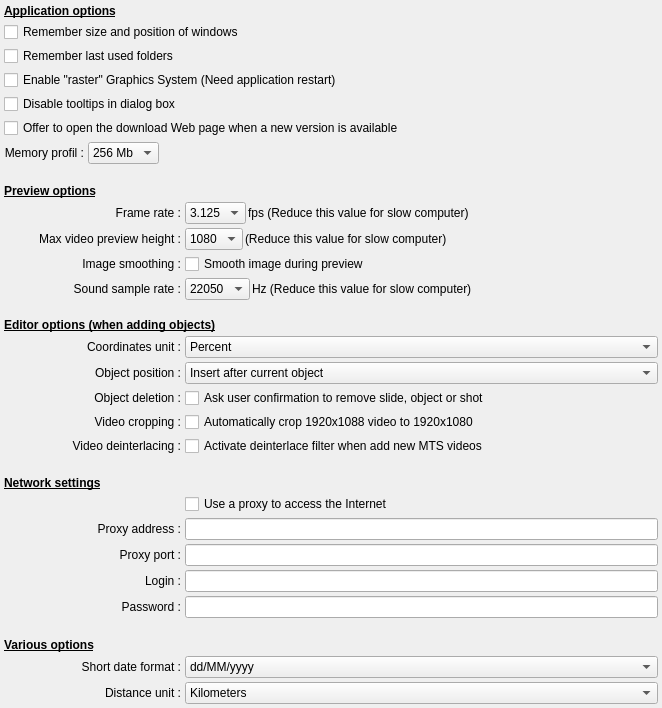
         <widget class="QWidget" name="scrollAreaWidgetContents_2">
          <property name="geometry">
           <rect>
            <x>0</x>
            <y>0</y>
            <width>662</width>
            <height>700</height>
           </rect>
          </property>
          <layout class="QGridLayout" name="gridLayout">
           <property name="leftMargin">
            <number>4</number>
           </property>
           <property name="topMargin">
            <number>4</number>
           </property>
           <property name="rightMargin">
            <number>4</number>
           </property>
           <property name="bottomMargin">
            <number>4</number>
           </property>
           <property name="spacing">
            <number>4</number>
           </property>
           <item row="29" column="0">
            <widget class="QLabel" name="label_57">
             <property name="text">
              <string>Short date format :</string>
             </property>
             <property name="alignment">
              <set>Qt::AlignRight|Qt::AlignTrailing|Qt::AlignVCenter</set>
             </property>
             <property name="buddy">
              <cstring>AppendObjectCB</cstring>
             </property>
            </widget>
           </item>
           <item row="33" column="0">
            <widget class="QLabel" name="label_61">
             <property name="text">
              <string>Distance unit :</string>
             </property>
             <property name="alignment">
              <set>Qt::AlignRight|Qt::AlignTrailing|Qt::AlignVCenter</set>
             </property>
             <property name="buddy">
              <cstring>AppendObjectCB</cstring>
             </property>
            </widget>
           </item>
           <item row="10" column="1">
            <layout class="QHBoxLayout" name="horizontalLayout_4">
             <property name="spacing">
              <number>2</number>
             </property>
             <item>
              <widget class="QComboBox" name="PreviewFrameRateCB">
               <property name="sizePolicy">
                <sizepolicy hsizetype="Preferred" vsizetype="Preferred">
                 <horstretch>0</horstretch>
                 <verstretch>0</verstretch>
                </sizepolicy>
               </property>
               <property name="toolTip">
                <string>Defines the number of images per second which will be generated to show the preview.
Note: the higher this number, the more smooth the preview will be. On the other hand, more computer resources will be required. Reduce this number on slow computers or if the gauge for your multimedia reader is frequently in the red zone.</string>
               </property>
               <item>
                <property name="text">
                 <string notr="true">3.125</string>
                </property>
               </item>
               <item>
                <property name="text">
                 <string notr="true">6</string>
                </property>
               </item>
               <item>
                <property name="text">
                 <string notr="true">8.333</string>
                </property>
               </item>
               <item>
                <property name="text">
                 <string notr="true">12.5</string>
                </property>
               </item>
               <item>
                <property name="text">
                 <string notr="true">18.75</string>
                </property>
               </item>
              </widget>
             </item>
             <item>
              <widget class="QLabel" name="label_6">
               <property name="sizePolicy">
                <sizepolicy hsizetype="Expanding" vsizetype="Preferred">
                 <horstretch>0</horstretch>
                 <verstretch>0</verstretch>
                </sizepolicy>
               </property>
               <property name="text">
                <string>fps (Reduce this value for slow computer)</string>
               </property>
              </widget>
             </item>
            </layout>
           </item>
           <item row="21" column="0">
            <widget class="QLabel" name="label_100">
             <property name="text">
              <string>Video deinterlacing :</string>
             </property>
             <property name="alignment">
              <set>Qt::AlignRight|Qt::AlignTrailing|Qt::AlignVCenter</set>
             </property>
            </widget>
           </item>
           <item row="2" column="0" colspan="2">
            <widget class="QCheckBox" name="RememberLastDirectoriesCH">
             <property name="toolTip">
              <string>If this box is checked, the directories for images, videos, projects, music and the generation of your movie will be saved and reused the next time you use ffDiaporama.</string>
             </property>
             <property name="text">
              <string>Remember last used folders</string>
             </property>
            </widget>
           </item>
           <item row="34" column="0">
            <spacer name="verticalSpacer_2">
             <property name="orientation">
              <enum>Qt::Vertical</enum>
             </property>
             <property name="sizeHint" stdset="0">
              <size>
               <width>20</width>
               <height>40</height>
              </size>
             </property>
            </spacer>
           </item>
           <item row="33" column="1">
            <widget class="QComboBox" name="DistanceUnitCB">
             <property name="toolTip">
              <string>This option lets you specify the unit to be used for distances.</string>
             </property>
             <item>
              <property name="text">
               <string>Kilometers</string>
              </property>
             </item>
             <item>
              <property name="text">
               <string>Miles</string>
              </property>
             </item>
            </widget>
           </item>
           <item row="11" column="1">
            <layout class="QHBoxLayout" name="horizontalLayout_17">
             <property name="spacing">
              <number>2</number>
             </property>
             <item>
              <widget class="QComboBox" name="MaxVideoPreviewHeightCB">
               <property name="sizePolicy">
                <sizepolicy hsizetype="Preferred" vsizetype="Preferred">
                 <horstretch>0</horstretch>
                 <verstretch>0</verstretch>
                </sizepolicy>
               </property>
               <property name="toolTip">
                <string>Sets the maximum height of videos used for the preview.
Beyond this height, the videos are automatically reduced for creating images.</string>
               </property>
               <item>
                <property name="text">
                 <string notr="true">1080</string>
                </property>
               </item>
               <item>
                <property name="text">
                 <string notr="true">720</string>
                </property>
               </item>
               <item>
                <property name="text">
                 <string notr="true">540</string>
                </property>
               </item>
               <item>
                <property name="text">
                 <string notr="true">360</string>
                </property>
               </item>
               <item>
                <property name="text">
                 <string notr="true">270</string>
                </property>
               </item>
              </widget>
             </item>
             <item>
              <widget class="QLabel" name="label_60">
               <property name="sizePolicy">
                <sizepolicy hsizetype="Expanding" vsizetype="Preferred">
                 <horstretch>0</horstretch>
                 <verstretch>0</verstretch>
                </sizepolicy>
               </property>
               <property name="text">
                <string>(Reduce this value for slow computer)</string>
               </property>
              </widget>
             </item>
            </layout>
           </item>
           <item row="20" column="0">
            <widget class="QLabel" name="label_99">
             <property name="text">
              <string>Video cropping :</string>
             </property>
             <property name="alignment">
              <set>Qt::AlignRight|Qt::AlignTrailing|Qt::AlignVCenter</set>
             </property>
            </widget>
           </item>
           <item row="18" column="0">
            <widget class="QLabel" name="label_2">
             <property name="text">
              <string>Object position :</string>
             </property>
             <property name="alignment">
              <set>Qt::AlignRight|Qt::AlignTrailing|Qt::AlignVCenter</set>
             </property>
             <property name="buddy">
              <cstring>AppendObjectCB</cstring>
             </property>
            </widget>
           </item>
           <item row="5" column="0" colspan="2">
            <widget class="QCheckBox" name="OpenWEBNewVersionCH">
             <property name="toolTip">
              <string>If this box is checked, a dialog box will appear at startup the next time a new version will be available.</string>
             </property>
             <property name="text">
              <string>Offer to open the download Web page when a new version is available</string>
             </property>
            </widget>
           </item>
           <item row="13" column="0">
            <widget class="QLabel" name="label_7">
             <property name="text">
              <string>Sound sample rate :</string>
             </property>
             <property name="alignment">
              <set>Qt::AlignRight|Qt::AlignTrailing|Qt::AlignVCenter</set>
             </property>
             <property name="buddy">
              <cstring>PreviewFrameRateCB</cstring>
             </property>
            </widget>
           </item>
           <item row="18" column="1">
            <widget class="QComboBox" name="AppendObjectCB">
             <property name="toolTip">
              <string>This option allows you to adjust the positions occupied by new objects inserted into the timeline.
- If Insert after the current selected object is selected, then the new slides will be created after the current slide.
- If Append to the end of the project is selected, then the new slides will be created at the end of the project.</string>
             </property>
             <item>
              <property name="text">
               <string>Insert after current object</string>
              </property>
             </item>
             <item>
              <property name="text">
               <string>Append at project end</string>
              </property>
             </item>
            </widget>
           </item>
           <item row="4" column="0">
            <widget class="QCheckBox" name="DisableTooltipsCB">
             <property name="toolTip">
              <string>If this box is checked, tooltips will no longer appear in dialog boxes (only what's this will be available).</string>
             </property>
             <property name="text">
              <string>Disable tooltips in dialog box</string>
             </property>
            </widget>
           </item>
           <item row="19" column="1">
            <widget class="QCheckBox" name="AskUserToRemove">
             <property name="toolTip">
              <string>If this box is checked, a confirmation prompt will be displayed every time you remove an object:
- A slide from the main window
-A shot or block from the slide properties dialog box</string>
             </property>
             <property name="text">
              <string>Ask user confirmation to remove slide, object or shot</string>
             </property>
            </widget>
           </item>
           <item row="10" column="0">
            <widget class="QLabel" name="label_5">
             <property name="text">
              <string>Frame rate :</string>
             </property>
             <property name="alignment">
              <set>Qt::AlignRight|Qt::AlignTrailing|Qt::AlignVCenter</set>
             </property>
             <property name="buddy">
              <cstring>PreviewFrameRateCB</cstring>
             </property>
            </widget>
           </item>
           <item row="24" column="0">
            <widget class="QLabel" name="ProxyAddrLabel">
             <property name="text">
              <string>Proxy address :</string>
             </property>
             <property name="alignment">
              <set>Qt::AlignRight|Qt::AlignTrailing|Qt::AlignVCenter</set>
             </property>
             <property name="buddy">
              <cstring>AppendObjectCB</cstring>
             </property>
            </widget>
           </item>
           <item row="6" column="0" colspan="2">
            <layout class="QHBoxLayout" name="horizontalLayout_16">
             <item>
              <widget class="QLabel" name="MemCacheProfilLabel">
               <property name="text">
                <string>Memory profil :</string>
               </property>
               <property name="alignment">
                <set>Qt::AlignRight|Qt::AlignTrailing|Qt::AlignVCenter</set>
               </property>
              </widget>
             </item>
             <item>
              <widget class="QComboBox" name="MemCacheProfilCB">
               <property name="toolTip">
                <string>&lt;html&gt;&lt;head/&gt;&lt;body&gt;&lt;p&gt;Defines the quantity of memory used as cache memory by ffDiaporama. This parameter is important because it allows to adapt ffDiaporama to your hardware.&lt;/p&gt;&lt;/body&gt;&lt;/html&gt;</string>
               </property>
               <item>
                <property name="text">
                 <string>256 Mb</string>
                </property>
               </item>
               <item>
                <property name="text">
                 <string>512 Mb</string>
                </property>
               </item>
               <item>
                <property name="text">
                 <string>1 Gb</string>
                </property>
               </item>
               <item>
                <property name="text">
                 <string>2 Gb</string>
                </property>
               </item>
              </widget>
             </item>
             <item>
              <widget class="QLabel" name="MemCacheProfilSpacer">
               <property name="sizePolicy">
                <sizepolicy hsizetype="Expanding" vsizetype="Preferred">
                 <horstretch>0</horstretch>
                 <verstretch>0</verstretch>
                </sizepolicy>
               </property>
               <property name="text">
                <string notr="true"/>
               </property>
              </widget>
             </item>
            </layout>
           </item>
           <item row="12" column="1">
            <widget class="QCheckBox" name="SmoothImageDuringPreviewCB">
             <property name="toolTip">
              <string>If this box is checked, the image smoothing effect will be applied to the images during the preview.
Remark: This effect consumes lots of resources and can result in slow preview on small machines. Unchecking this box allows then to keep a fluid preview.</string>
             </property>
             <property name="text">
              <string>Smooth image during preview</string>
             </property>
            </widget>
           </item>
           <item row="29" column="1">
            <widget class="QComboBox" name="ShortDateFmtCB">
             <property name="toolTip">
              <string>This option allows you to specify the format in which computed dates are displayed.</string>
             </property>
             <item>
              <property name="text">
               <string notr="true">dd/MM/yyyy</string>
              </property>
             </item>
             <item>
              <property name="text">
               <string notr="true">MM/dd/yyyy</string>
              </property>
             </item>
             <item>
              <property name="text">
               <string notr="true">yyyy/MM/dd</string>
              </property>
             </item>
             <item>
              <property name="text">
               <string notr="true">dd.MM.yyyy</string>
              </property>
             </item>
             <item>
              <property name="text">
               <string notr="true">MM.dd.yyyy</string>
              </property>
             </item>
             <item>
              <property name="text">
               <string notr="true">yyyy.MM.dd</string>
              </property>
             </item>
            </widget>
           </item>
           <item row="1" column="0" colspan="2">
            <widget class="QCheckBox" name="RestoreWindowCH">
             <property name="toolTip">
              <string>If this box is checked, the sizes and the positions of all windows and dialogs will be saved and reused the next time you use ffDiaporama.</string>
             </property>
             <property name="text">
              <string>Remember size and position of windows</string>
             </property>
            </widget>
           </item>
           <item row="17" column="0">
            <widget class="QLabel" name="label_34">
             <property name="text">
              <string>Coordinates unit :</string>
             </property>
             <property name="alignment">
              <set>Qt::AlignRight|Qt::AlignTrailing|Qt::AlignVCenter</set>
             </property>
            </widget>
           </item>
           <item row="21" column="1">
            <widget class="QCheckBox" name="DeinterlaceCB">
             <property name="toolTip">
              <string>If the Activate deinterlace filter when add new MTS videos is checked, deinterlace filter will automatically be activated for all .mts videos added to the project.
Remark: Some manufacturers produce videos using interlaced mode. They make it to accelerate the encoding. The problem is it deforms the image on which moved lines appear. For more information on interlaced video, see Wikipedia page on interlaced video.</string>
             </property>
             <property name="text">
              <string>Activate deinterlace filter when add new MTS videos</string>
             </property>
            </widget>
           </item>
           <item row="22" column="0" colspan="2">
            <widget class="QLabel" name="label_62">
             <property name="sizePolicy">
              <sizepolicy hsizetype="Preferred" vsizetype="Fixed">
               <horstretch>0</horstretch>
               <verstretch>0</verstretch>
              </sizepolicy>
             </property>
             <property name="minimumSize">
              <size>
               <width>0</width>
               <height>30</height>
              </size>
             </property>
             <property name="maximumSize">
              <size>
               <width>16777215</width>
               <height>30</height>
              </size>
             </property>
             <property name="font">
              <font>
               <weight>75</weight>
               <bold>true</bold>
               <underline>true</underline>
              </font>
             </property>
             <property name="text">
              <string>Network settings</string>
             </property>
             <property name="alignment">
              <set>Qt::AlignBottom|Qt::AlignLeading|Qt::AlignLeft</set>
             </property>
            </widget>
           </item>
           <item row="19" column="0">
            <widget class="QLabel" name="label_33">
             <property name="text">
              <string>Object deletion :</string>
             </property>
             <property name="alignment">
              <set>Qt::AlignRight|Qt::AlignTrailing|Qt::AlignVCenter</set>
             </property>
            </widget>
           </item>
           <item row="11" column="0">
            <widget class="QLabel" name="label_59">
             <property name="text">
              <string>Max video preview height :</string>
             </property>
             <property name="alignment">
              <set>Qt::AlignRight|Qt::AlignTrailing|Qt::AlignVCenter</set>
             </property>
             <property name="buddy">
              <cstring>PreviewFrameRateCB</cstring>
             </property>
            </widget>
           </item>
           <item row="23" column="1">
            <widget class="QCheckBox" name="ProxyCB">
             <property name="toolTip">
              <string>Check this box if your network requires that you use a proxy</string>
             </property>
             <property name="text">
              <string>Use a proxy to access the Internet</string>
             </property>
            </widget>
           </item>
           <item row="0" column="0" colspan="2">
            <widget class="QLabel" name="label_3">
             <property name="font">
              <font>
               <weight>75</weight>
               <bold>true</bold>
               <underline>true</underline>
              </font>
             </property>
             <property name="text">
              <string>Application options</string>
             </property>
            </widget>
           </item>
           <item row="13" column="1">
            <layout class="QHBoxLayout" name="horizontalLayout_6">
             <property name="spacing">
              <number>2</number>
             </property>
             <item>
              <widget class="QComboBox" name="PreviewAudioRateCB">
               <property name="sizePolicy">
                <sizepolicy hsizetype="Preferred" vsizetype="Preferred">
                 <horstretch>0</horstretch>
                 <verstretch>0</verstretch>
                </sizepolicy>
               </property>
               <property name="toolTip">
                <string>Defines the frequency of the sound generated to show the preview.</string>
               </property>
               <item>
                <property name="text">
                 <string notr="true">22050</string>
                </property>
               </item>
               <item>
                <property name="text">
                 <string notr="true">44100</string>
                </property>
               </item>
               <item>
                <property name="text">
                 <string notr="true">48000</string>
                </property>
               </item>
              </widget>
             </item>
             <item>
              <widget class="QLabel" name="label_50">
               <property name="sizePolicy">
                <sizepolicy hsizetype="Expanding" vsizetype="Preferred">
                 <horstretch>0</horstretch>
                 <verstretch>0</verstretch>
                </sizepolicy>
               </property>
               <property name="text">
                <string>Hz (Reduce this value for slow computer)</string>
               </property>
              </widget>
             </item>
            </layout>
           </item>
           <item row="16" column="0" colspan="2">
            <widget class="QLabel" name="label">
             <property name="font">
              <font>
               <weight>75</weight>
               <bold>true</bold>
               <underline>true</underline>
              </font>
             </property>
             <property name="text">
              <string>
Editor options (when adding objects)</string>
             </property>
             <property name="alignment">
              <set>Qt::AlignBottom|Qt::AlignLeading|Qt::AlignLeft</set>
             </property>
            </widget>
           </item>
           <item row="12" column="0">
            <widget class="QLabel" name="label_42">
             <property name="text">
              <string>Image smoothing :</string>
             </property>
             <property name="alignment">
              <set>Qt::AlignRight|Qt::AlignTrailing|Qt::AlignVCenter</set>
             </property>
            </widget>
           </item>
           <item row="17" column="1">
            <widget class="QComboBox" name="UnitCB">
             <property name="toolTip">
              <string>This option allows to select the unit for the coordinates which will be used in the properties dialog.
 You can choose:
 - Percentage: Coordinates (X, Y, Width and Height) are expressed in percentages
 - Pixel: Coordinates (X, Y, Width and Height) are expressed in pixels relative to a screen in 1080p mode</string>
             </property>
             <item>
              <property name="text">
               <string>Percent</string>
              </property>
             </item>
             <item>
              <property name="text">
               <string>Pixel</string>
              </property>
             </item>
            </widget>
           </item>
           <item row="3" column="0" colspan="2">
            <widget class="QCheckBox" name="RasterModeCB">
             <property name="toolTip">
              <string>If this box is checked, the graphic system &quot;raster&quot; is used instead of the default graphic system. This option is used only at application start up.
The &quot;raster&quot; Graphics accelerates the display but can raise problems on some computer in particular with KDE.</string>
             </property>
             <property name="text">
              <string>Enable &quot;raster&quot; Graphics System (Need application restart)</string>
             </property>
            </widget>
           </item>
           <item row="9" column="0" colspan="2">
            <widget class="QLabel" name="label_4">
             <property name="sizePolicy">
              <sizepolicy hsizetype="Preferred" vsizetype="Fixed">
               <horstretch>0</horstretch>
               <verstretch>0</verstretch>
              </sizepolicy>
             </property>
             <property name="minimumSize">
              <size>
               <width>0</width>
               <height>30</height>
              </size>
             </property>
             <property name="maximumSize">
              <size>
               <width>16777215</width>
               <height>30</height>
              </size>
             </property>
             <property name="font">
              <font>
               <weight>75</weight>
               <bold>true</bold>
               <underline>true</underline>
              </font>
             </property>
             <property name="text">
              <string>Preview options</string>
             </property>
             <property name="alignment">
              <set>Qt::AlignBottom|Qt::AlignLeading|Qt::AlignLeft</set>
             </property>
            </widget>
           </item>
           <item row="20" column="1">
            <widget class="QCheckBox" name="Crop1088To1080CB">
             <property name="toolTip">
              <string>If the Automatically crop 1920×1088 video to 1920×1080 is checked then video images are automatically cropped.
Remark: Some manufacturers produce FullHD videos 1920×1088 rather than 1920×1080. They make it to accelerate the encoding which is faster with a multiple of 16 lines. But this size is not 16:9. To keep the whole image, not only the image is deformed to fit into the screen but besides black bands appear on the sides. To avoid all these problems, by checking this box, these videos are truncated to be returned to the 1920×1080 sizes. Then 4 lines are cut at the top and bottom.</string>
             </property>
             <property name="text">
              <string>Automatically crop 1920x1088 video to 1920x1080</string>
             </property>
            </widget>
           </item>
           <item row="24" column="1">
            <widget class="QLineEdit" name="ProxyAddrED">
             <property name="toolTip">
              <string>Enter address of the proxy host</string>
             </property>
            </widget>
           </item>
           <item row="25" column="1">
            <widget class="QLineEdit" name="ProxyPortED">
             <property name="toolTip">
              <string>Enter the port number to access the proxy or nothing to use default port</string>
             </property>
            </widget>
           </item>
           <item row="25" column="0">
            <widget class="QLabel" name="ProxyPortLabel">
             <property name="text">
              <string>Proxy port :</string>
             </property>
             <property name="alignment">
              <set>Qt::AlignRight|Qt::AlignTrailing|Qt::AlignVCenter</set>
             </property>
             <property name="buddy">
              <cstring>AppendObjectCB</cstring>
             </property>
            </widget>
           </item>
           <item row="26" column="1">
            <widget class="QLineEdit" name="ProxyLoginED">
             <property name="toolTip">
              <string>Enter the login name to access the proxy or nothing if no login is required</string>
             </property>
            </widget>
           </item>
           <item row="26" column="0">
            <widget class="QLabel" name="ProxyLoginLabel">
             <property name="text">
              <string>Login :</string>
             </property>
             <property name="alignment">
              <set>Qt::AlignRight|Qt::AlignTrailing|Qt::AlignVCenter</set>
             </property>
             <property name="buddy">
              <cstring>AppendObjectCB</cstring>
             </property>
            </widget>
           </item>
           <item row="27" column="1">
            <widget class="QLineEdit" name="ProxyPWDED">
             <property name="toolTip">
              <string>Enter the login password to access the proxy or nothing if no login is required</string>
             </property>
             <property name="echoMode">
              <enum>QLineEdit::Password</enum>
             </property>
            </widget>
           </item>
           <item row="27" column="0">
            <widget class="QLabel" name="ProxyPWDLabel">
             <property name="text">
              <string>Password :</string>
             </property>
             <property name="alignment">
              <set>Qt::AlignRight|Qt::AlignTrailing|Qt::AlignVCenter</set>
             </property>
             <property name="buddy">
              <cstring>AppendObjectCB</cstring>
             </property>
            </widget>
           </item>
           <item row="28" column="0" colspan="2">
            <widget class="QLabel" name="label_58">
             <property name="sizePolicy">
              <sizepolicy hsizetype="Preferred" vsizetype="Fixed">
               <horstretch>0</horstretch>
               <verstretch>0</verstretch>
              </sizepolicy>
             </property>
             <property name="minimumSize">
              <size>
               <width>0</width>
               <height>30</height>
              </size>
             </property>
             <property name="maximumSize">
              <size>
               <width>16777215</width>
               <height>30</height>
              </size>
             </property>
             <property name="font">
              <font>
               <weight>75</weight>
               <bold>true</bold>
               <underline>true</underline>
              </font>
             </property>
             <property name="text">
              <string>Various options</string>
             </property>
             <property name="alignment">
              <set>Qt::AlignBottom|Qt::AlignLeading|Qt::AlignLeft</set>
             </property>
            </widget>
           </item>
          </layout>
         </widget>
